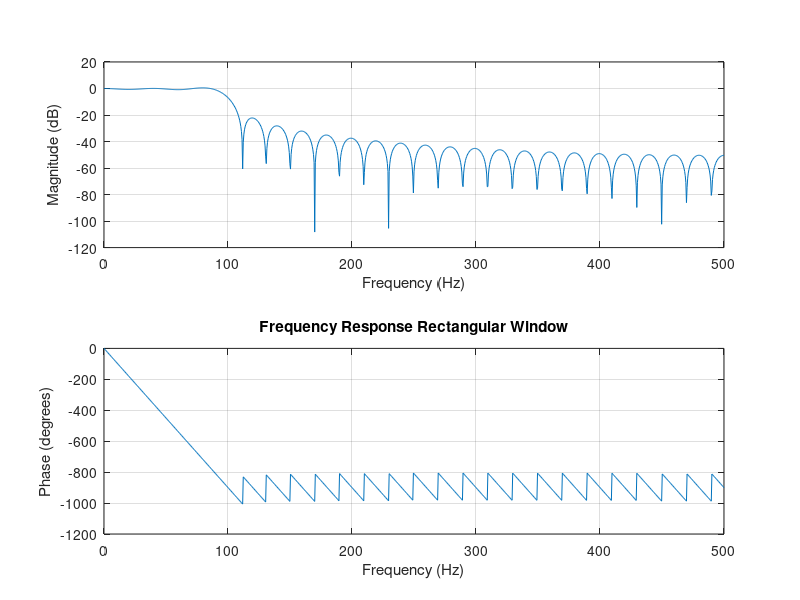
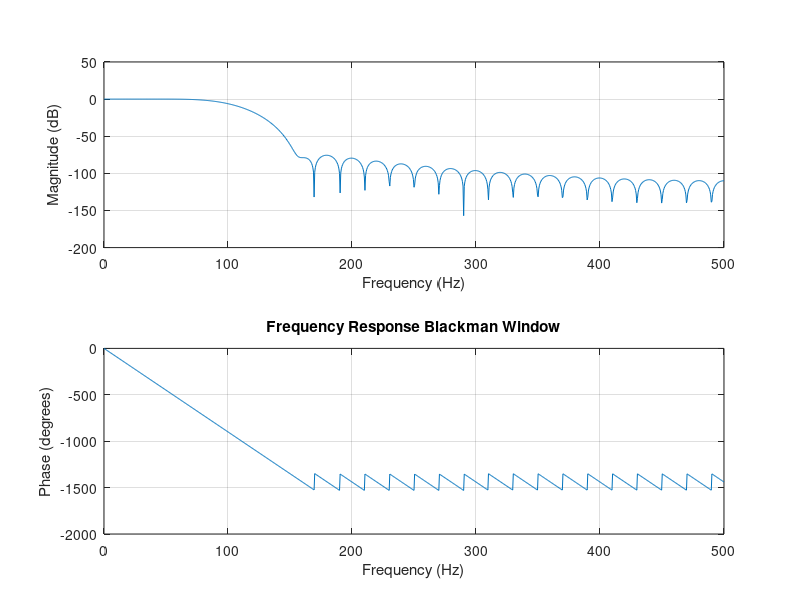
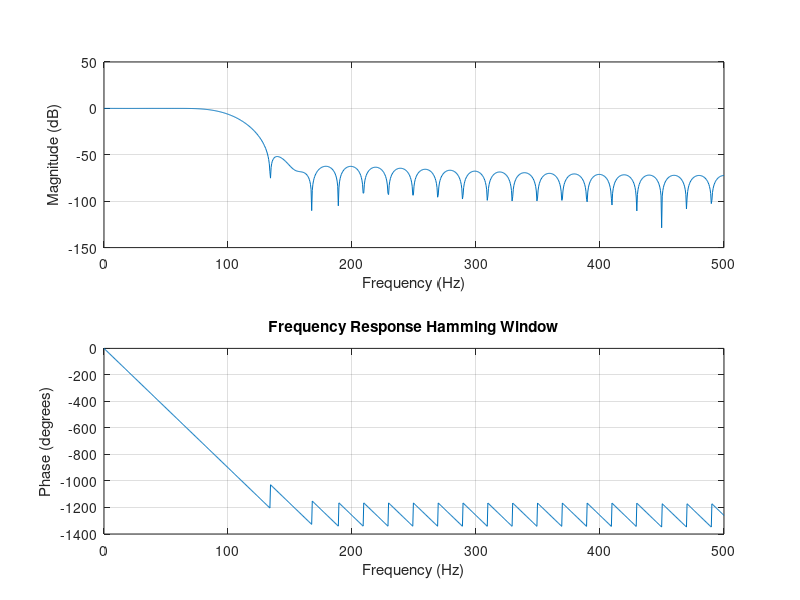

Recreate these plots in MATLAB, in order.
% Exp=10 b) RECTANGULAR, BLACKMAN, HAMMING
% b i, ii)) for rectangular, blackman, hamming
Fs = 1000;  % Sampling Frequency in Hz
fc = 100;  % Cut-off frequency 
N = 51;    % Filter order

% Normalized cut-off frequency (digital frequency)
Wn = 2 * fc / Fs;   

% Rectangular Window
rect_win = rectwin(N);
b_rect = fir1(N-1, Wn, rect_win);

% Blackman Window
blackman_win = blackman(N);
b_blackman = fir1(N-1, Wn, blackman_win);

% Hamming Window
hamming_win = hamming(N);
b_hamming = fir1(N-1, Wn, hamming_win);

% Plot frequency responses
freqz(b_rect,1,1024,Fs);
title('Frequency Response Rectangular Window');
figure;

freqz(b_blackman,1,1024,Fs);
title('Frequency Response Blackman Window');
figure;

freqz(b_hamming,1,1024,Fs);
title('Frequency Response Hamming Window');
